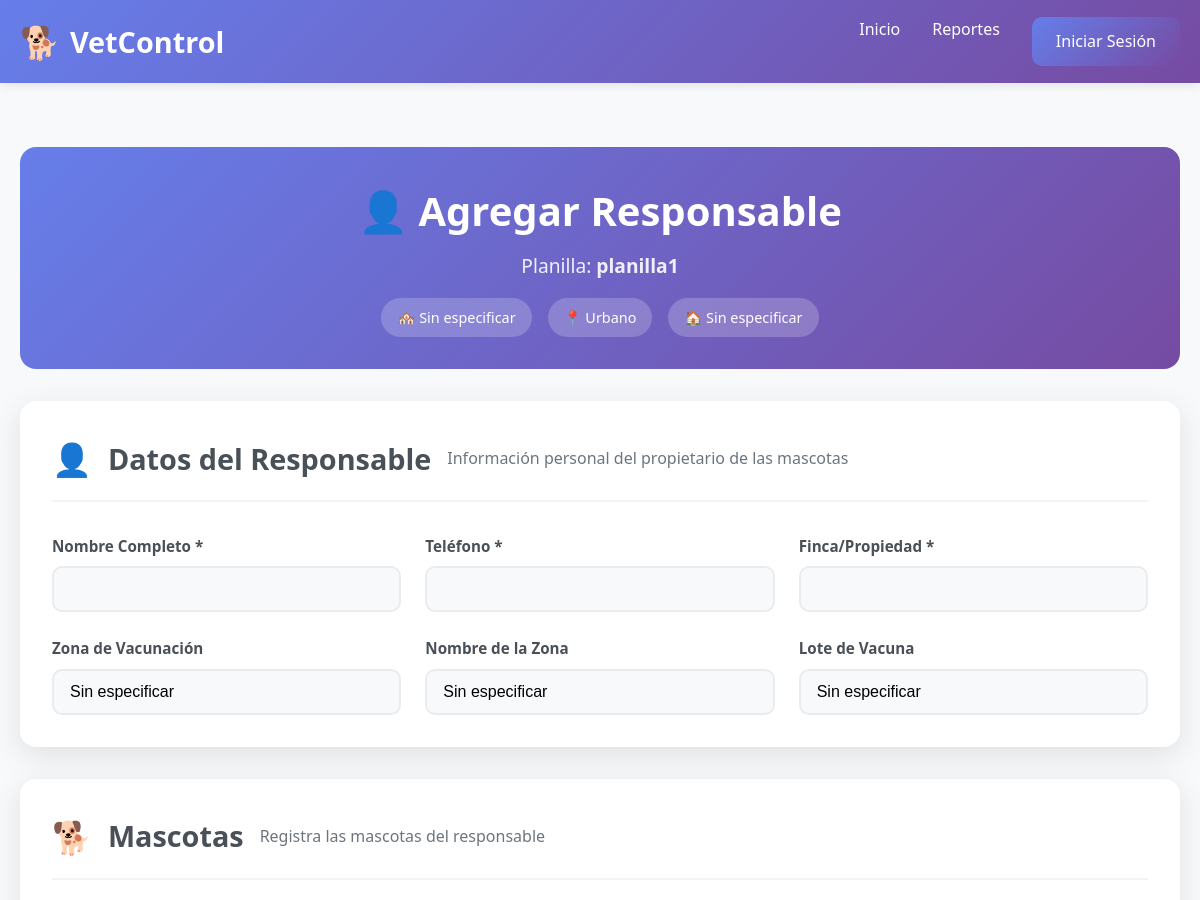
Before: /api/planillas/1/responsable/nuevo/ (upper part) with the older database file.
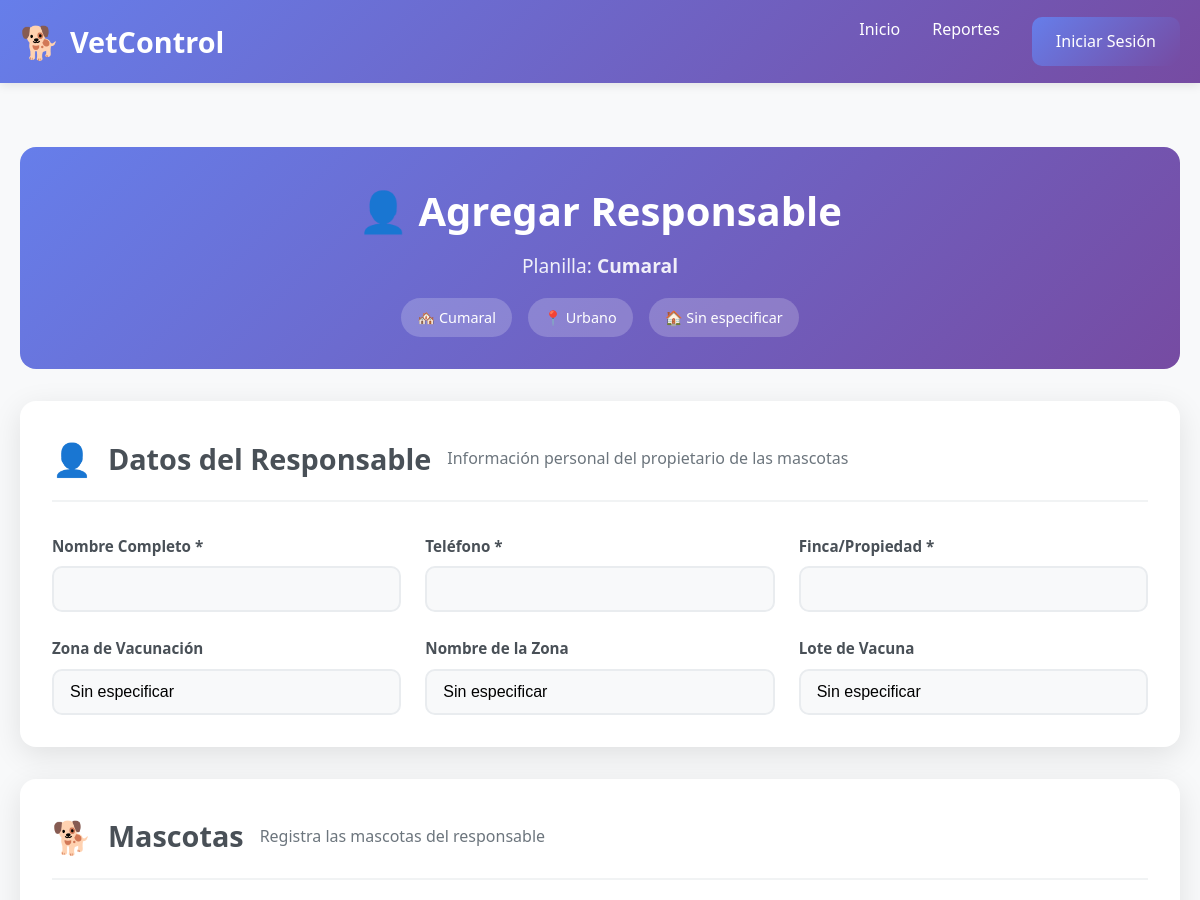
After: the same page with the newer database file.
### api/models.py (models this page shows, shortened)
class Planilla(models.Model):
    TIPO_ZONA_CHOICES = [
        ('urbano', 'Urbano'),
        ('rural', 'Rural'),
    ]
    nombre = models.CharField(max_length=100)
    assigned_to = models.ForeignKey(
        settings.AUTH_USER_MODEL,
        on_delete=models.CASCADE,
        related_name='planillas',
        help_text='Vacunador que creó la planilla'
    )
    tecnico_asignado = models.ForeignKey(
        settings.AUTH_USER_MODEL,
        on_delete=models.SET_NULL,
        related_name='planillas_asignadas',
        null=True,
        blank=True,
        help_text='Técnico asignado para revisar la planilla'
    )
    vacunadores_adicionales = models.ManyToManyField(
        settings.AUTH_USER_MODEL,
        related_name='planillas_como_vacunador_adicional',
        blank=True,
        limit_choices_to={'tipo_usuario': 'vacunador'},
        help_text='Vacunadores adicionales asignados a esta planilla'
    )
    tecnicos_adicionales = models.ManyToManyField(
        settings.AUTH_USER_MODEL,
        related_name='planillas_como_tecnico_adicional',
        blank=True,
        limit_choices_to={'tipo_usuario': 'tecnico'},
        help_text='Técnicos adicionales asignados para revisar esta planilla'
    )
    municipio = models.CharField(max_length=100, default="Sin especificar", help_text="Nombre del municipio")
    urbano_rural = models.CharField(max_length=10, choices=TIPO_ZONA_CHOICES, default="urbano", help_text="Tipo de zona: urbano o rural")
    centro_poblado_vereda_barrio = models.CharField(max_length=100, default="Sin especificar", help_text="Centro poblado, vereda o barrio")
    zona = models.CharField(max_length=100, default="Sin especificar", help_text="Zona específica")
    creada = models.DateTimeField(auto_now_add=True)
    class Meta:
        verbose_name = "Municipio"
        verbose_name_plural = "Municipios"

### api/views.py (the view)
def crear_responsable_con_mascotas(request, planilla_id):
    planilla = get_object_or_404(Planilla, id=planilla_id)
    if request.method == 'POST':
        form = ResponsableForm(request.POST)
        formset = MascotaFormSet(request.POST, request.FILES)
        if form.is_valid() and formset.is_valid():
            responsable = form.save(commit=False)
            responsable.planilla = planilla
            responsable.save()
            formset.instance = responsable
            formset.save()
            return redirect('detalle_planilla', pk=planilla.id)  # o a donde quieras
    else:
        form = ResponsableForm()
        formset = MascotaFormSet()
    return render(request, 'api/responsable_form.html', {
        'form': form,
        'formset': formset,
        'planilla': planilla
    })

### api/forms.py
class ResponsableForm(forms.ModelForm):
    class Meta:
        model = Responsable
        fields = [
            'nombre', 'telefono', 'finca',
            'zona', 'nombre_zona', 'lote_vacuna'
        ]
        widgets = {
            'zona': forms.TextInput(attrs={'placeholder': 'Ej. Norte'}),
            'lote_vacuna': forms.TextInput(attrs={'placeholder': 'Ej. Lote 123'}),
        }

### api/templates/api/responsable_form.html (shortened to what this page needs)
{% extends "api/base.html" %}
{% block content %}
<div class="responsable-form-container">
  <div class="form-header">
    <div class="header-content">
      <h1>👤 Agregar Responsable</h1>
      <p>Planilla: <strong>{{ planilla.nombre }}</strong></p>
      <div class="planilla-info">
        <span class="info-badge">🏘️ {{ planilla.municipio }}</span>
        <span class="info-badge">📍 {{ planilla.urbano_rural|title }}</span>
        <span class="info-badge">🏠 {{ planilla.centro_poblado_vereda_barrio }}</span>
      </div>
    </div>
  </div>
  <form method="post" enctype="multipart/form-data" id="responsable-form" class="responsable-form">
    <div class="form-section">
      <div class="section-header">
        <div class="section-icon">👤</div>
        <h2>Datos del Responsable</h2>
        <p>Información personal del propietario de las mascotas</p>
      </div>
      <div class="form-grid">
        <div class="form-group">
          <label for="{{ form.nombre.id_for_label }}">Nombre Completo *</label>
          {{ form.nombre }}
        </div>
        <div class="form-group">
          <label for="{{ form.telefono.id_for_label }}">Teléfono *</label>
          {{ form.telefono }}
        </div>
        <div class="form-group">
          <label for="{{ form.finca.id_for_label }}">Finca/Propiedad *</label>
          {{ form.finca }}
        </div>
        <div class="form-group">
          <label for="{{ form.zona.id_for_label }}">Zona de Vacunación</label>
          {{ form.zona }}
        </div>
        <div class="form-group">
          <label for="{{ form.nombre_zona.id_for_label }}">Nombre de la Zona</label>
          {{ form.nombre_zona }}
        </div>
        <div class="form-group">
          <label for="{{ form.lote_vacuna.id_for_label }}">Lote de Vacuna</label>
          {{ form.lote_vacuna }}
        </div>
      </div>
    </div>
    <div class="form-section">
      <div class="section-header">
        <div class="section-icon">🐕</div>
        <h2>Mascotas</h2>
        <p>Registra las mascotas del responsable</p>
      </div>
    </div>
  </form>
</div>
{% endblock %}

Changed rows visible on the page:
changed Planilla "Urbano": nombre "planilla1" → "Cumaral"; municipio "Sin especificar" → "Cumaral"
